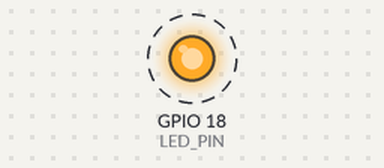
A program run on a simulated Raspberry Pi (BCM pin numbers). Parts: output pins drawn as LEDs (lit = HIGH). Dashed ring = blinking.

Above: at 0.5 s.
Timing chart, 0 to 4.6 s (numbered marks = the images above):
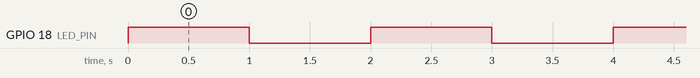

The program:

LED.py
```python
#sets up the LEDs and tests them
import RPi.GPIO as GPIO
import time
LED_PIN = 18
GPIO.setmode(GPIO.BCM)
GPIO.setwarnings(False)
GPIO.setup(LED_PIN, GPIO.OUT)
try:
	while True:
		GPIO.output(LED_PIN, GPIO.HIGH)
		time.sleep(1)
		GPIO.output(LED_PIN, GPIO.LOW)
		time.sleep(1)
except KeyboardInterrupt:
	GPIO.cleanup()
```

Measured:
- by itself, GPIO 18 (LED_PIN): alternates HIGH for 1.0 s and LOW for 1.0 s
